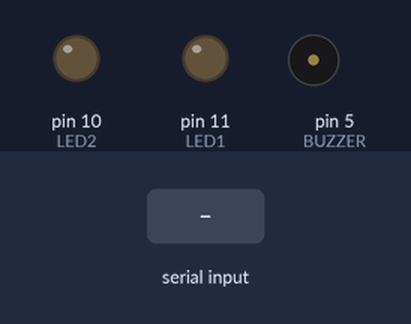
Bench run of a sketch on a simulated Arduino Uno, built with avr-gcc and run on an emulated ATmega328P. Parts: output pins drawn as LEDs (lit = HIGH), buzzer (waves = sounding). The inputs (shaded band) are chosen by the test bench.

Above: at 1.2 s.
1.3 s: byte 4 (4) received over Serial
At 2.4 s:
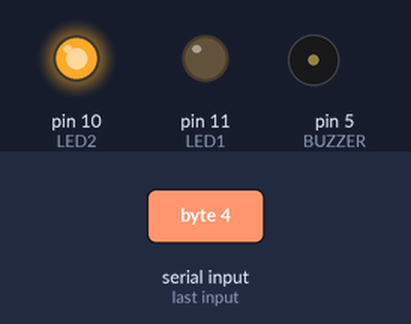
4.3 s: byte 1 (1) received over Serial
At 6.0 s:
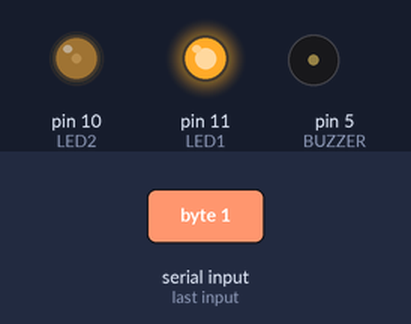
6.8 s: byte 2 (2) received over Serial
At 7.1 s:
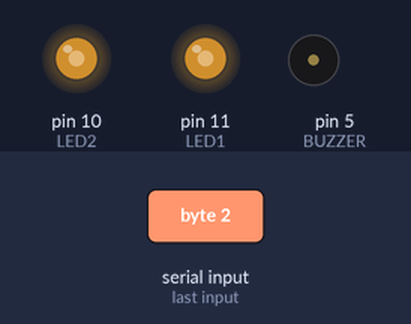
8.3 s: byte 3 (3) received over Serial
At 9.4 s:
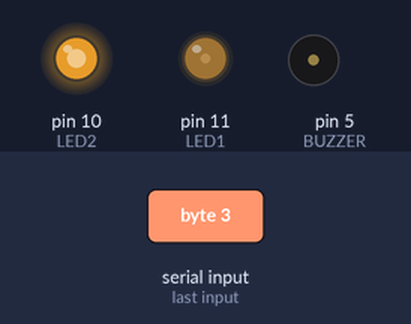
9.8 s: byte 1 (1) received over Serial
At 10.6 s:
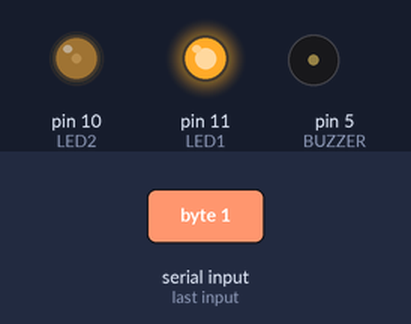
11.3 s: byte 4 (4) received over Serial
At 12.4 s:
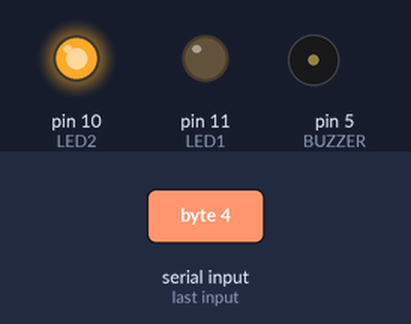
Timing chart, 0 to 14.9 s (numbered marks = the images above; inputs shaded):
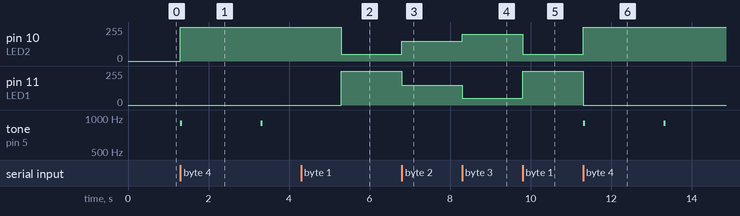

The sketch:

SS8_RobotHead_Arduino.ino
```cpp
byte val;
const int LED1 = 11;
const int LED2 = 10;
const int BUZZER = 5; //buzzer to arduino pin 5
//int val = 0; //tracks incoming value from Serial port
//int frequency=0; //tracks value to send to piezo

void setup() {
  pinMode(LED1, OUTPUT);
  pinMode(LED2, OUTPUT);
  pinMode(BUZZER, OUTPUT);
  Serial.begin (9600); //start serial communication at 9600 baud
}

void loop() {
  if (Serial.available()) { // If data is available to read
    val = Serial.read(); // read it and store it in val
  }

 if (val == 1) {
    analogWrite(LED1, 255);
    analogWrite(LED2, 50);
  }
if (val == 2) {
    analogWrite(LED1, 150);
    analogWrite(LED2, 150);
  }
if (val == 3) {
    analogWrite(LED1, 50);
    analogWrite(LED2, 200);
  }
 if (val == 4) {
    analogWrite(LED1, 0);
    analogWrite(LED2, 255);
    tone(BUZZER,500,50);
    tone(BUZZER,700,50);
    tone(BUZZER,900,50);
    delay(2000);
    tone(BUZZER,0,0);
  }

}
```

Measured:
- after the input at 1.3 s, pin 10 (LED2): 0/255 → 255/255 at once; tone on pin 5 (BUZZER): alternates 900 Hz for 0.05 s and silent for 2.0 s, starting at once
- after the input at 4.3 s, pin 10 (LED2): 255/255 → 50/255 after 1.0 s; pin 11 (LED1): 0/255 → 255/255 after 1.0 s; tone on pin 5 (BUZZER): stays silent (without the input it goes to 900 Hz after 1.0 s)
- after the input at 6.8 s, pin 10 (LED2): 50/255 → 150/255 at once; pin 11 (LED1): 255/255 → 150/255 at once
- after the input at 8.3 s, pin 10 (LED2): 150/255 → 200/255 at once; pin 11 (LED1): 150/255 → 50/255 at once
- after the input at 9.8 s, pin 10 (LED2): 200/255 → 50/255 at once; pin 11 (LED1): 50/255 → 255/255 at once
- after the input at 11.3 s, pin 10 (LED2): 50/255 → 255/255 at once; pin 11 (LED1): 255/255 → 0/255 at once; tone on pin 5 (BUZZER): alternates 900 Hz for 0.05 s and silent for 2.0 s, starting at once
